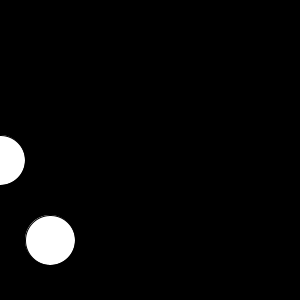
Frame 1 (no input)
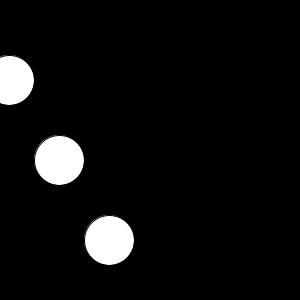
Frame 60 (the mouse pressed at the canvas centre just before this capture)
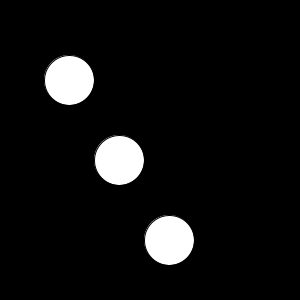
Frame 120 (the mouse held since frame 60 and released just before this capture)

The Processing sketch that drew these frames (run headless with seeded random() and noise(); from frame 60 on, the mouse is pressed at the canvas centre):

// Processing sketch: ex06_extend_01_b
// ── ex06_extend_01_b.pde
// 배열의 선언,생성,초기화를 따로 처리

int[] x;

void setup() {
  size(300, 300);
  x = new int[3];
  x[0] = -50;
  x[1] = 0;
  x[2] = 50;
}

void draw() {
  background(0);
  for (int i = 0; i < 3; i++) {
    ellipse(x[i], (80*i)+80, 50, 50);
    x[i]++;
  }
}
